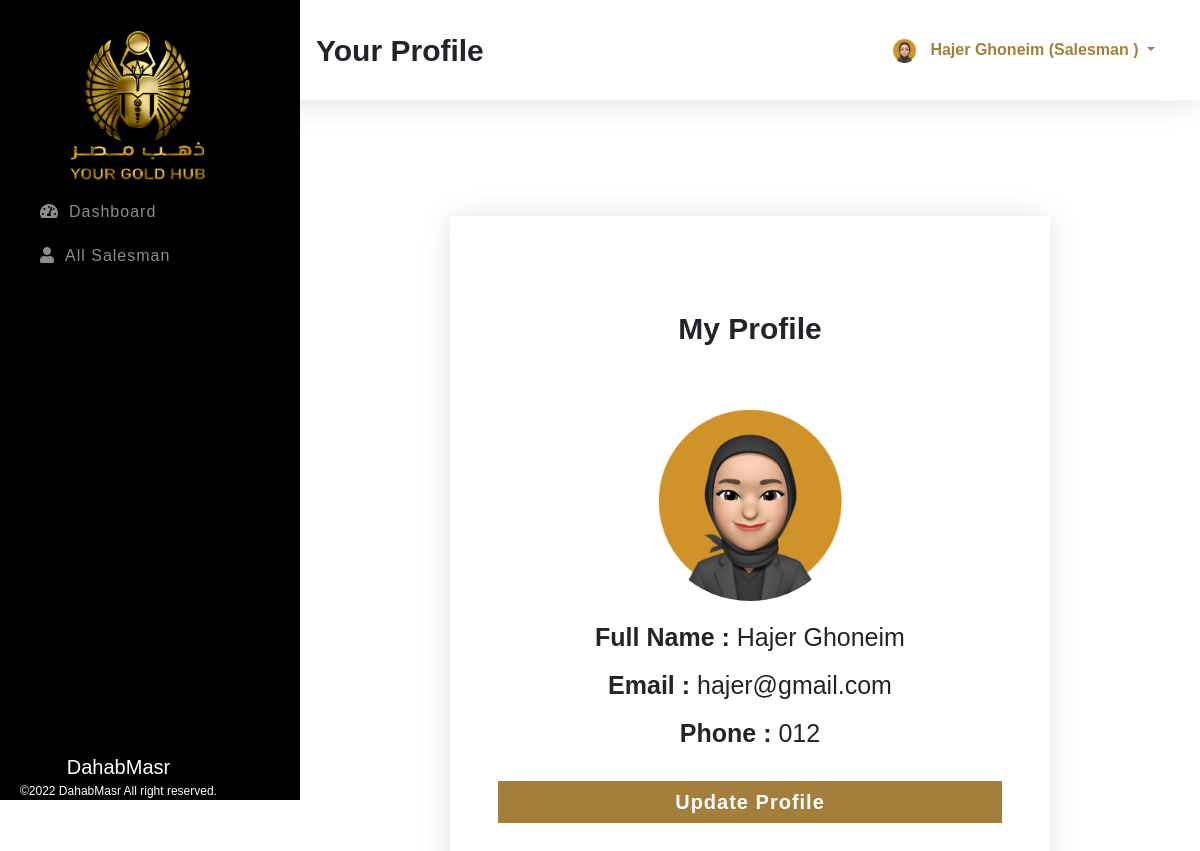
The page /inc/userprofile.php?id=userProfile (signed in) on the database its author committed.
### tables this page shows
CREATE TABLE `salesmans` (
  `id` int(11) NOT NULL,
  `fname` varchar(100) NOT NULL,
  `lname` varchar(100) NOT NULL,
  `email` varchar(100) NOT NULL,
  `phone` varchar(100) NOT NULL,
  `password` varchar(255) NOT NULL,
  `role` varchar(100) NOT NULL,
  `avatar` varchar(255) NOT NULL
);

### inc/userprofile.php (the view, shortened to what this page needs)
<?php
    $sessionId = isset($_SESSION['id']) ?$_SESSION['id'] :'';
    $sessionRole = isset($_SESSION['role']) ?$_SESSION['role'] :'';
    include_once "../config.php";
    $id = isset($_REQUEST['id']) ? $_REQUEST['id']:'dashboard';
    $action = isset($_REQUEST['action']) ?$_REQUEST['action']: '';
?>
<!DOCTYPE html>
<html lang="en">
<head>
    <link rel="stylesheet" href="../assets/css/bootstrap.min.css">
    <link rel="stylesheet" href="../assets/css/all.min.css">
    <link rel="stylesheet" href="../assets/css/style.css">
</head>
<body>
<section class="topber">
        <div class="topber__title">
            <span class="topber__title--text">
                <?php
                    if ( 'dashboard' == $id ) {
                        echo "DashBoard";
                    } elseif ( 'addSalesman' == $id ) {
                        echo "Add Salesman";
                    } elseif ( 'allSalesman' == $id ) {
                        echo "Salesmans";
                    } elseif ( 'userProfile' == $id ) {
                        echo "Your Profile";
                    } elseif ( 'editSalesman' == $action ) {
                        echo "Edit Salesman";
                    }
                ?>
            </span>
        </div>
        <div class="topber__profile">
            <?php
                $query = "SELECT fname,lname,role,avatar FROM {$sessionRole}s WHERE id='$sessionId'";
                $result = mysqli_query( $connection, $query );
                if ( $data = mysqli_fetch_assoc( $result ) ) {
                    $fname = $data['fname'];
                    $lname = $data['lname'];
                    $role = $data['role'];
                    $avatar = $data['avatar'];
                ?>
                <img src="../assets/img/<?php echo "$avatar"; ?>" height="25" width="25" class="rounded-circle" alt="profile">
                <div class="dropdown">
                    <button class="btn dropdown-toggle" type="button" id="dropdownMenuButton" data-toggle="dropdown" aria-haspopup="true" aria-expanded="false">
                    <?php
                        echo "$fname $lname (" . ucwords( $role ) . " )";
                        }
                    ?>
                    </button>
                </div>
        </div>
    </section>
    <section id="sideber" class="sideber">
        <ul class="sideber__ber">
        <img class="logo" src="../assets/img/logo.png" alt="Dahab" style="width:150px">
            <li id="left" class="sideber__item<?php if ( 'dashboard' == $id ) {
                                                  echo " active";
                                              }?>">
                <a href="../index.php?id=dashboard"><i id="left" class="fas fa-tachometer-alt"></i>Dashboard</a>
            </li>
            <li id="left" class="sideber__item<?php if ( 'allSalesman' == $id ) {
    echo " active";
}?>">
                <a href="salesman.php?id=allSalesman"><i id="left" class="fas fa-user"></i>All Salesman</a>
            </li>
        </ul>
        <footer class="text-center" style="font-size:12px;" ><span>DahabMasr</span><br>©2022 DahabMasr All right reserved.</footer>
    </section>
    <section class="main">
        <div class="container">
            <?php if ( 'userProfile' == $id ) {
                    $query = "SELECT * FROM {$sessionRole}s WHERE id='$sessionId'";
                    $result = mysqli_query( $connection, $query );
                    $data = mysqli_fetch_assoc( $result )
                ?>
                <div class="userProfile">
                    <div class="main__form myProfile">
                        <form action="userprofile.php">
                            <div class="main__form--title myProfile__title text-center">My Profile</div>
                            <div class="form-row text-center">
                                <div class="col col-12 text-center pb-3">
                                    <img src="../assets/img/<?php echo $data['avatar']; ?>" class="img-fluid rounded-circle" alt="">
                                </div>
                                <div class="col col-12">
                                    <h4><b>Full Name : </b><?php printf( "%s %s", $data['fname'], $data['lname'] );?></h4>
                                </div>
                                <div class="col col-12">
                                    <h4><b>Email : </b><?php printf( "%s", $data['email'] );?></h4>
                                </div>
                                <div class="col col-12">
                                    <h4><b>Phone : </b><?php printf( "%s", $data['phone'] );?></h4>
                                </div>
                                <div class="col col-12">
                                    <input class="updateMyProfile" type="submit" value="Update Profile">
                                </div>
                            </div>
                        </form>
                    </div>
                </div>
            <?php }?>
        </div>
    </section>
</body>
</html>

### assets/css/style.css (style rules this page uses)
*, *::before, *::after { margin: 0; padding: 0; -webkit-box-sizing: border-box; box-sizing: border-box; }
body { font-family: sans-serif; }
a { text-decoration: none !important; }
.topber { position: fixed; width: 100%; top: 0; left: 0; padding-left: 300px; right: 0; z-index: 999; -webkit-box-shadow: 0 0.15rem 1.75rem 0 rgba(58, 59, 69, 0.15); box-shadow: 0 0.15rem 1.75rem 0 rgba(58, 59, 69, 0.15); background-color: #fff; }
.topber__title { height: 12.5vh; float: left; display: -webkit-box; display: -ms-flexbox; display: flex; -webkit-box-orient: horizontal; -webkit-box-direction: normal; -ms-flex-direction: row; flex-direction: row; -webkit-box-align: center; -ms-flex-align: center; align-items: center; padding-left: 1rem; }
.topber__title--text { font-size: 30px; font-weight: bold; }
.topber__profile { height: 12.5vh; float: right; padding-right: 10px; display: -webkit-box; display: -ms-flexbox; display: flex; -webkit-box-orient: horizontal; -webkit-box-direction: normal; -ms-flex-direction: row; flex-direction: row; -webkit-box-align: center; -ms-flex-align: center; align-items: center; padding: 2rem; }
.topber__profile button { color: #A47E3B; line-height: 10px; font-weight: bold; }
.sideber { position: fixed; top: 0; overflow-y: auto; left: 0; bottom: 0; width: 300px; height: 100vh; padding: 40px 20px 20px 20px; background-color: #000000; background-size: cover; -webkit-transition: left 0.5s ease; transition: left 0.5s ease; z-index: 999; }
.sideber__ber { list-style: none; }
.sideber__item { padding: 10px; }
.sideber__item a { color: rgba(255, 255, 255, 0.55); font-size: 16px; letter-spacing: 1px; font-weight: 500; }
.sideber__item a i { color: rgba(255, 255, 255, 0.55); padding: 0 10px; }
.sideber footer { position: absolute; bottom: 0; font-size: 16px; color: #fff; }
.sideber footer span { font-size: 20px; }
.main { margin-left: 300px; margin-top: 10vh; padding: 2rem; }
.main__form { max-width: 600px; padding: 5rem 3rem; -webkit-box-shadow: 0 0.15rem 1.75rem 0 rgba(58, 59, 69, 0.15); box-shadow: 0 0.15rem 1.75rem 0 rgba(58, 59, 69, 0.15); margin: 5rem auto; }
.main__form--title { font-size: 30px; font-weight: bold; padding: 10px 0; }
.main__form input[type="submit"] { width: 100%; letter-spacing: 1px; font-weight: bold; font-size: 20px; color: #fff; text-align: center; margin-top: 10px; padding: 14px 0; -webkit-transition: 0.5s ease; transition: 0.5s ease; border: 1px solid #A47E3B; background-color: #A47E3B; }
.main__form img { width: 200px; height: 200px; }
.main .myProfile__title { padding-bottom: 50px; }
.main .myProfile h4 { font-size: 25px; padding: 5px 20px; }
.main .myProfile .updateMyProfile { margin-top: 20px; padding: 5px 0; }
.logo { width: 200px !important; margin-top: -20px; margin-left: 20px; }

### rows shown on the page
salesmans: avatar (picture), fname "Hajer", lname "Ghoneim", role "Salesman", email "hajer@gmail.com", phone "012"
